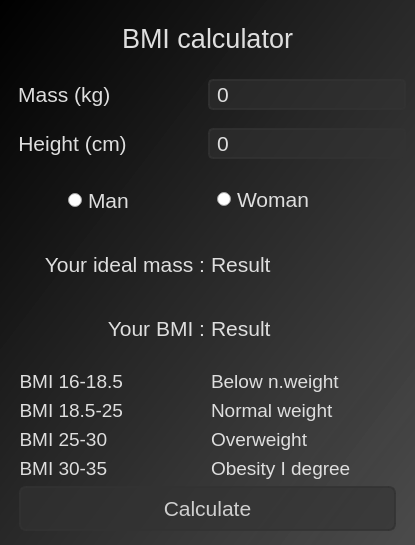
<?xml version="1.0" encoding="UTF-8"?>
<ui version="4.0">
 <class>MainWindow</class>
 <widget class="QMainWindow" name="MainWindow">
  <property name="geometry">
   <rect>
    <x>0</x>
    <y>0</y>
    <width>415</width>
    <height>545</height>
   </rect>
  </property>
  <property name="font">
   <font>
    <pointsize>20</pointsize>
   </font>
  </property>
  <property name="windowTitle">
   <string>MainWindow</string>
  </property>
  <property name="styleSheet">
   <string notr="true">background-color: qlineargradient(spread:pad, x1:0, y1:0, x2:1, y2:1, stop:0 rgba(0, 0, 0, 255), stop:0.465909 rgba(38, 38, 38, 248), stop:0.982955 rgba(74, 74, 74, 255));
color: rgb(222, 222, 222);</string>
  </property>
  <widget class="QWidget" name="centralwidget">
   <layout class="QVBoxLayout" name="verticalLayout_2">
    <item>
     <widget class="QLabel" name="label_2">
      <property name="font">
       <font>
        <pointsize>20</pointsize>
       </font>
      </property>
      <property name="styleSheet">
       <string notr="true">QLabel {
	background-color: none;
}</string>
      </property>
      <property name="text">
       <string>BMI calculator</string>
      </property>
      <property name="alignment">
       <set>Qt::AlignCenter</set>
      </property>
     </widget>
    </item>
    <item>
     <layout class="QHBoxLayout" name="horizontalLayout_8">
      <property name="spacing">
       <number>0</number>
      </property>
      <item>
       <widget class="QFrame" name="horizontalFrame">
        <property name="styleSheet">
         <string notr="true">QFrame{
	background-color: none;
}</string>
        </property>
        <layout class="QHBoxLayout" name="horizontalLayout_3">
         <item>
          <widget class="QLabel" name="mass">
           <property name="font">
            <font>
             <pointsize>16</pointsize>
            </font>
           </property>
           <property name="styleSheet">
            <string notr="true">QLabel {
	background-color: none;
}
</string>
           </property>
           <property name="text">
            <string>Mass (kg)   </string>
           </property>
           <property name="alignment">
            <set>Qt::AlignCenter</set>
           </property>
          </widget>
         </item>
         <item>
          <widget class="QLabel" name="label_7">
           <property name="font">
            <font>
             <pointsize>16</pointsize>
            </font>
           </property>
           <property name="styleSheet">
            <string notr="true">QLabel {
	background-color: none;
	margin-right: 50%;
}
</string>
           </property>
           <property name="text">
            <string/>
           </property>
           <property name="pixmap">
            <pixmap>scale_white_24dp.svg</pixmap>
           </property>
           <property name="alignment">
            <set>Qt::AlignCenter</set>
           </property>
          </widget>
         </item>
        </layout>
       </widget>
      </item>
      <item>
       <widget class="QSpinBox" name="spinBoxMass">
        <property name="sizeIncrement">
         <size>
          <width>7</width>
          <height>0</height>
         </size>
        </property>
        <property name="font">
         <font>
          <pointsize>16</pointsize>
         </font>
        </property>
        <property name="styleSheet">
         <string notr="true">QSpinBox{
	background-color: rgba(50,50,50,0.5);
	border: 2px solid rgba(50,50,50,0.8);
	border-radius: 5px;
	padding-left: 5px;
}

QSpinBox::up-button,QSpinBox::down-button {
	width:0;
	height:0;
}
</string>
        </property>
        <property name="maximum">
         <number>9999</number>
        </property>
       </widget>
      </item>
     </layout>
    </item>
    <item>
     <layout class="QHBoxLayout" name="horizontalLayout_9">
      <property name="spacing">
       <number>0</number>
      </property>
      <item>
       <widget class="QFrame" name="horizontalFrame">
        <property name="styleSheet">
         <string notr="true">QFrame{
	background-color: none;
}</string>
        </property>
        <layout class="QHBoxLayout" name="horizontalLayout_4">
         <item>
          <widget class="QLabel" name="label_3">
           <property name="font">
            <font>
             <pointsize>16</pointsize>
            </font>
           </property>
           <property name="styleSheet">
            <string notr="true">QLabel {
	background-color: none;
}</string>
           </property>
           <property name="text">
            <string>Height (cm)</string>
           </property>
           <property name="alignment">
            <set>Qt::AlignCenter</set>
           </property>
          </widget>
         </item>
         <item>
          <widget class="QLabel" name="label_10">
           <property name="font">
            <font>
             <pointsize>16</pointsize>
            </font>
           </property>
           <property name="styleSheet">
            <string notr="true">QLabel {
	background-color: none;
	margin-right: 50%;
}
</string>
           </property>
           <property name="text">
            <string/>
           </property>
           <property name="pixmap">
            <pixmap>height_white_24dp.svg</pixmap>
           </property>
           <property name="alignment">
            <set>Qt::AlignCenter</set>
           </property>
          </widget>
         </item>
        </layout>
       </widget>
      </item>
      <item>
       <widget class="QSpinBox" name="spinBoxHeight">
        <property name="font">
         <font>
          <pointsize>16</pointsize>
         </font>
        </property>
        <property name="styleSheet">
         <string notr="true">QSpinBox{
	background-color: rgba(50,50,50,0.5);
	border: 2px solid rgba(50,50,50,0.8);
	border-radius: 5px;
	padding-left: 5px;
}

QSpinBox::up-button,QSpinBox::down-button {
	width:0;
	height:0;
}
</string>
        </property>
        <property name="maximum">
         <number>9999</number>
        </property>
        <property name="stepType">
         <enum>QAbstractSpinBox::DefaultStepType</enum>
        </property>
        <property name="value">
         <number>0</number>
        </property>
       </widget>
      </item>
     </layout>
    </item>
    <item>
     <layout class="QHBoxLayout" name="horizontalLayout_7" stretch="0,0">
      <property name="spacing">
       <number>0</number>
      </property>
      <property name="sizeConstraint">
       <enum>QLayout::SetMinimumSize</enum>
      </property>
      <item>
       <widget class="QFrame" name="horizontalFrame">
        <property name="styleSheet">
         <string notr="true">QFrame{
	background-color: none;
}</string>
        </property>
        <layout class="QHBoxLayout" name="horizontalLayout_2">
         <item>
          <widget class="QRadioButton" name="gen">
           <property name="font">
            <font>
             <pointsize>16</pointsize>
            </font>
           </property>
           <property name="contextMenuPolicy">
            <enum>Qt::NoContextMenu</enum>
           </property>
           <property name="styleSheet">
            <string notr="true">QRadioButton{
	background-color: none;
padding-left:50%
}</string>
           </property>
           <property name="text">
            <string>Man</string>
           </property>
          </widget>
         </item>
         <item>
          <widget class="QLabel" name="label_5">
           <property name="font">
            <font>
             <pointsize>16</pointsize>
            </font>
           </property>
           <property name="styleSheet">
            <string notr="true">QLabel {
	background-color: none;
padding-right: 10%;
}
</string>
           </property>
           <property name="text">
            <string/>
           </property>
           <property name="pixmap">
            <pixmap>male_white_24dp.svg</pixmap>
           </property>
           <property name="alignment">
            <set>Qt::AlignCenter</set>
           </property>
          </widget>
         </item>
        </layout>
       </widget>
      </item>
      <item>
       <widget class="QFrame" name="sad">
        <property name="styleSheet">
         <string notr="true">QFrame{
	background-color: none;
	padding-right: 20%;
}</string>
        </property>
        <layout class="QHBoxLayout" name="horizontalLayout">
         <item>
          <widget class="QRadioButton" name="gen_2">
           <property name="font">
            <font>
             <pointsize>16</pointsize>
            </font>
           </property>
           <property name="styleSheet">
            <string notr="true">QRadioButton{
	background-color: none;
}</string>
           </property>
           <property name="text">
            <string>Woman</string>
           </property>
          </widget>
         </item>
         <item>
          <widget class="QLabel" name="label_4">
           <property name="font">
            <font>
             <pointsize>16</pointsize>
            </font>
           </property>
           <property name="styleSheet">
            <string notr="true">QLabel {
	background-color: none;
}
</string>
           </property>
           <property name="text">
            <string/>
           </property>
           <property name="pixmap">
            <pixmap>female_white_24dp (1).svg</pixmap>
           </property>
           <property name="alignment">
            <set>Qt::AlignCenter</set>
           </property>
          </widget>
         </item>
        </layout>
       </widget>
      </item>
     </layout>
    </item>
    <item>
     <layout class="QHBoxLayout" name="horizontalLayout_5">
      <item>
       <widget class="QLabel" name="label_8">
        <property name="font">
         <font>
          <pointsize>16</pointsize>
         </font>
        </property>
        <property name="styleSheet">
         <string notr="true">QLabel {
	background-color: none;
	
}</string>
        </property>
        <property name="text">
         <string>Your ideal mass :</string>
        </property>
        <property name="alignment">
         <set>Qt::AlignRight|Qt::AlignTrailing|Qt::AlignVCenter</set>
        </property>
       </widget>
      </item>
      <item>
       <widget class="QLabel" name="ideal_mass">
        <property name="font">
         <font>
          <pointsize>16</pointsize>
         </font>
        </property>
        <property name="styleSheet">
         <string notr="true">QLabel {
	background-color: none;
}</string>
        </property>
        <property name="text">
         <string>Result</string>
        </property>
        <property name="alignment">
         <set>Qt::AlignLeading|Qt::AlignLeft|Qt::AlignVCenter</set>
        </property>
       </widget>
      </item>
     </layout>
    </item>
    <item>
     <layout class="QHBoxLayout" name="horizontalLayout_6">
      <item>
       <widget class="QLabel" name="label_9">
        <property name="font">
         <font>
          <pointsize>16</pointsize>
         </font>
        </property>
        <property name="styleSheet">
         <string notr="true">QLabel {
	background-color: none;
}</string>
        </property>
        <property name="text">
         <string>Your BMI :</string>
        </property>
        <property name="alignment">
         <set>Qt::AlignRight|Qt::AlignTrailing|Qt::AlignVCenter</set>
        </property>
       </widget>
      </item>
      <item>
       <widget class="QLabel" name="bmi">
        <property name="font">
         <font>
          <pointsize>16</pointsize>
         </font>
        </property>
        <property name="styleSheet">
         <string notr="true">QLabel {
	background-color: none;
}</string>
        </property>
        <property name="text">
         <string>Result</string>
        </property>
        <property name="alignment">
         <set>Qt::AlignLeading|Qt::AlignLeft|Qt::AlignVCenter</set>
        </property>
       </widget>
      </item>
     </layout>
    </item>
    <item>
     <layout class="QVBoxLayout" name="verticalLayout">
      <property name="topMargin">
       <number>7</number>
      </property>
      <item>
       <layout class="QHBoxLayout" name="horizontalLayout_10">
        <item>
         <widget class="QLabel" name="label_6">
          <property name="font">
           <font>
            <pointsize>14</pointsize>
           </font>
          </property>
          <property name="styleSheet">
           <string notr="true">background-color: none;</string>
          </property>
          <property name="text">
           <string>  BMI 16-18.5</string>
          </property>
         </widget>
        </item>
        <item>
         <widget class="QLabel" name="label">
          <property name="font">
           <font>
            <pointsize>14</pointsize>
           </font>
          </property>
          <property name="styleSheet">
           <string notr="true">background-color: none;</string>
          </property>
          <property name="text">
           <string>Below n.weight</string>
          </property>
         </widget>
        </item>
       </layout>
      </item>
      <item>
       <layout class="QHBoxLayout" name="horizontalLayout_11">
        <item>
         <widget class="QLabel" name="label_11">
          <property name="font">
           <font>
            <pointsize>14</pointsize>
           </font>
          </property>
          <property name="styleSheet">
           <string notr="true">background-color: none;</string>
          </property>
          <property name="text">
           <string>  BMI 18.5-25</string>
          </property>
         </widget>
        </item>
        <item>
         <widget class="QLabel" name="label_12">
          <property name="font">
           <font>
            <pointsize>14</pointsize>
           </font>
          </property>
          <property name="styleSheet">
           <string notr="true">background-color: none;</string>
          </property>
          <property name="text">
           <string>Normal weight</string>
          </property>
         </widget>
        </item>
       </layout>
      </item>
      <item>
       <layout class="QHBoxLayout" name="horizontalLayout_12">
        <item>
         <widget class="QLabel" name="label_13">
          <property name="font">
           <font>
            <pointsize>14</pointsize>
           </font>
          </property>
          <property name="styleSheet">
           <string notr="true">background-color: none;</string>
          </property>
          <property name="text">
           <string>  BMI 25-30</string>
          </property>
         </widget>
        </item>
        <item>
         <widget class="QLabel" name="label_14">
          <property name="font">
           <font>
            <pointsize>14</pointsize>
           </font>
          </property>
          <property name="styleSheet">
           <string notr="true">background-color: none;</string>
          </property>
          <property name="text">
           <string>Overweight</string>
          </property>
         </widget>
        </item>
       </layout>
      </item>
      <item>
       <layout class="QHBoxLayout" name="horizontalLayout_13">
        <item>
         <widget class="QLabel" name="label_15">
          <property name="font">
           <font>
            <pointsize>14</pointsize>
           </font>
          </property>
          <property name="styleSheet">
           <string notr="true">background-color: none;</string>
          </property>
          <property name="text">
           <string>  BMI 30-35</string>
          </property>
         </widget>
        </item>
        <item>
         <widget class="QLabel" name="label_16">
          <property name="font">
           <font>
            <pointsize>14</pointsize>
           </font>
          </property>
          <property name="styleSheet">
           <string notr="true">background-color: none;</string>
          </property>
          <property name="text">
           <string>Obesity I degree</string>
          </property>
         </widget>
        </item>
       </layout>
      </item>
      <item>
       <layout class="QHBoxLayout" name="horizontalLayout_14"/>
      </item>
     </layout>
    </item>
    <item>
     <widget class="QPushButton" name="calculaterButton">
      <property name="minimumSize">
       <size>
        <width>0</width>
        <height>50</height>
       </size>
      </property>
      <property name="font">
       <font>
        <pointsize>16</pointsize>
       </font>
      </property>
      <property name="styleSheet">
       <string notr="true">QPushButton{
	background-color: rgba(50,50,50,0.6);
	border: 2px solid rgba(50,50,50,0.8);
	border-radius: 7px;
	color: rgb(207, 207, 207);
	margin-left: 10%;
	margin-right: 10%;
	margin-bottom:5px;
	height: 10%;
}
QPushButton:hover{
	background-color:rgb(71, 132, 10);
	border-color:rgb(63, 109, 17);
}
QPushButton::pressed{
	background-color:rgb(61, 112, 10);
}</string>
      </property>
      <property name="text">
       <string>Calculate</string>
      </property>
     </widget>
    </item>
   </layout>
  </widget>
 </widget>
 <resources/>
 <connections/>
</ui>
